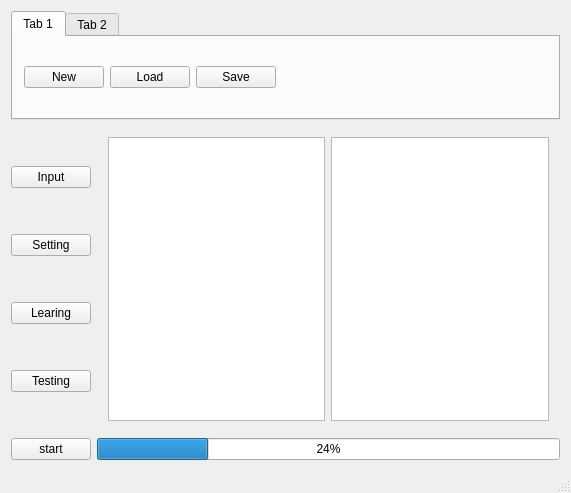
<?xml version="1.0" encoding="UTF-8"?>
<ui version="4.0">
 <class>MainWindow</class>
 <widget class="QMainWindow" name="MainWindow">
  <property name="geometry">
   <rect>
    <x>0</x>
    <y>0</y>
    <width>571</width>
    <height>493</height>
   </rect>
  </property>
  <property name="windowTitle">
   <string>MainWindow</string>
  </property>
  <widget class="QWidget" name="centralWidget">
   <layout class="QVBoxLayout" name="verticalLayout_2">
    <item>
     <widget class="QTabWidget" name="tabWidget">
      <property name="currentIndex">
       <number>0</number>
      </property>
      <widget class="QWidget" name="tab">
       <attribute name="title">
        <string>Tab 1</string>
       </attribute>
       <layout class="QHBoxLayout" name="horizontalLayout_6">
        <item>
         <layout class="QHBoxLayout" name="horizontalLayout_5">
          <item>
           <widget class="QPushButton" name="NewButton">
            <property name="text">
             <string>New</string>
            </property>
           </widget>
          </item>
          <item>
           <widget class="QPushButton" name="LoadButton">
            <property name="text">
             <string>Load</string>
            </property>
           </widget>
          </item>
          <item>
           <widget class="QPushButton" name="SaveButton">
            <property name="text">
             <string>Save</string>
            </property>
           </widget>
          </item>
          <item>
           <spacer name="horizontalSpacer">
            <property name="orientation">
             <enum>Qt::Horizontal</enum>
            </property>
            <property name="sizeHint" stdset="0">
             <size>
              <width>40</width>
              <height>20</height>
             </size>
            </property>
           </spacer>
          </item>
         </layout>
        </item>
       </layout>
      </widget>
      <widget class="QWidget" name="tab_2">
       <attribute name="title">
        <string>Tab 2</string>
       </attribute>
       <layout class="QHBoxLayout" name="horizontalLayout_7">
        <item>
         <widget class="QPushButton" name="error_Button">
          <property name="text">
           <string>Error Graph</string>
          </property>
         </widget>
        </item>
        <item>
         <widget class="QPushButton" name="TwoByTwo_Button">
          <property name="text">
           <string>2by2 Graph</string>
          </property>
         </widget>
        </item>
        <item>
         <spacer name="horizontalSpacer_2">
          <property name="orientation">
           <enum>Qt::Horizontal</enum>
          </property>
          <property name="sizeHint" stdset="0">
           <size>
            <width>270</width>
            <height>20</height>
           </size>
          </property>
         </spacer>
        </item>
       </layout>
      </widget>
     </widget>
    </item>
    <item>
     <layout class="QHBoxLayout" name="horizontalLayout_2">
      <item>
       <layout class="QVBoxLayout" name="verticalLayout">
        <item>
         <spacer name="verticalSpacer_2">
          <property name="orientation">
           <enum>Qt::Vertical</enum>
          </property>
          <property name="sizeHint" stdset="0">
           <size>
            <width>20</width>
            <height>40</height>
           </size>
          </property>
         </spacer>
        </item>
        <item>
         <widget class="QPushButton" name="inputButton">
          <property name="text">
           <string>Input</string>
          </property>
         </widget>
        </item>
        <item>
         <spacer name="verticalSpacer_3">
          <property name="orientation">
           <enum>Qt::Vertical</enum>
          </property>
          <property name="sizeHint" stdset="0">
           <size>
            <width>20</width>
            <height>40</height>
           </size>
          </property>
         </spacer>
        </item>
        <item>
         <widget class="QPushButton" name="settingButton">
          <property name="text">
           <string>Setting</string>
          </property>
         </widget>
        </item>
        <item>
         <spacer name="verticalSpacer_4">
          <property name="orientation">
           <enum>Qt::Vertical</enum>
          </property>
          <property name="sizeHint" stdset="0">
           <size>
            <width>20</width>
            <height>40</height>
           </size>
          </property>
         </spacer>
        </item>
        <item>
         <widget class="QPushButton" name="learningButton">
          <property name="text">
           <string>Learing</string>
          </property>
         </widget>
        </item>
        <item>
         <spacer name="verticalSpacer_5">
          <property name="orientation">
           <enum>Qt::Vertical</enum>
          </property>
          <property name="sizeHint" stdset="0">
           <size>
            <width>20</width>
            <height>40</height>
           </size>
          </property>
         </spacer>
        </item>
        <item>
         <widget class="QPushButton" name="testingButton">
          <property name="text">
           <string>Testing</string>
          </property>
         </widget>
        </item>
        <item>
         <spacer name="verticalSpacer">
          <property name="orientation">
           <enum>Qt::Vertical</enum>
          </property>
          <property name="sizeHint" stdset="0">
           <size>
            <width>20</width>
            <height>40</height>
           </size>
          </property>
         </spacer>
        </item>
       </layout>
      </item>
      <item>
       <widget class="QStackedWidget" name="stackedWidget">
        <property name="currentIndex">
         <number>0</number>
        </property>
        <widget class="QWidget" name="page">
         <layout class="QHBoxLayout" name="horizontalLayout_3">
          <item>
           <widget class="QTextBrowser" name="textBrowser"/>
          </item>
          <item>
           <widget class="QTextBrowser" name="textBrowser_2"/>
          </item>
         </layout>
        </widget>
        <widget class="QWidget" name="page_2">
         <layout class="QHBoxLayout" name="horizontalLayout_4"/>
        </widget>
       </widget>
      </item>
     </layout>
    </item>
    <item>
     <layout class="QHBoxLayout" name="horizontalLayout">
      <item>
       <widget class="QPushButton" name="pushButton_start">
        <property name="text">
         <string>start</string>
        </property>
       </widget>
      </item>
      <item>
       <widget class="QProgressBar" name="progressBar">
        <property name="value">
         <number>24</number>
        </property>
       </widget>
      </item>
     </layout>
    </item>
   </layout>
  </widget>
  <widget class="QMenuBar" name="menuBar">
   <property name="geometry">
    <rect>
     <x>0</x>
     <y>0</y>
     <width>571</width>
     <height>21</height>
    </rect>
   </property>
  </widget>
  <widget class="QStatusBar" name="statusBar"/>
 </widget>
 <layoutdefault spacing="6" margin="11"/>
 <resources/>
 <connections/>
</ui>
